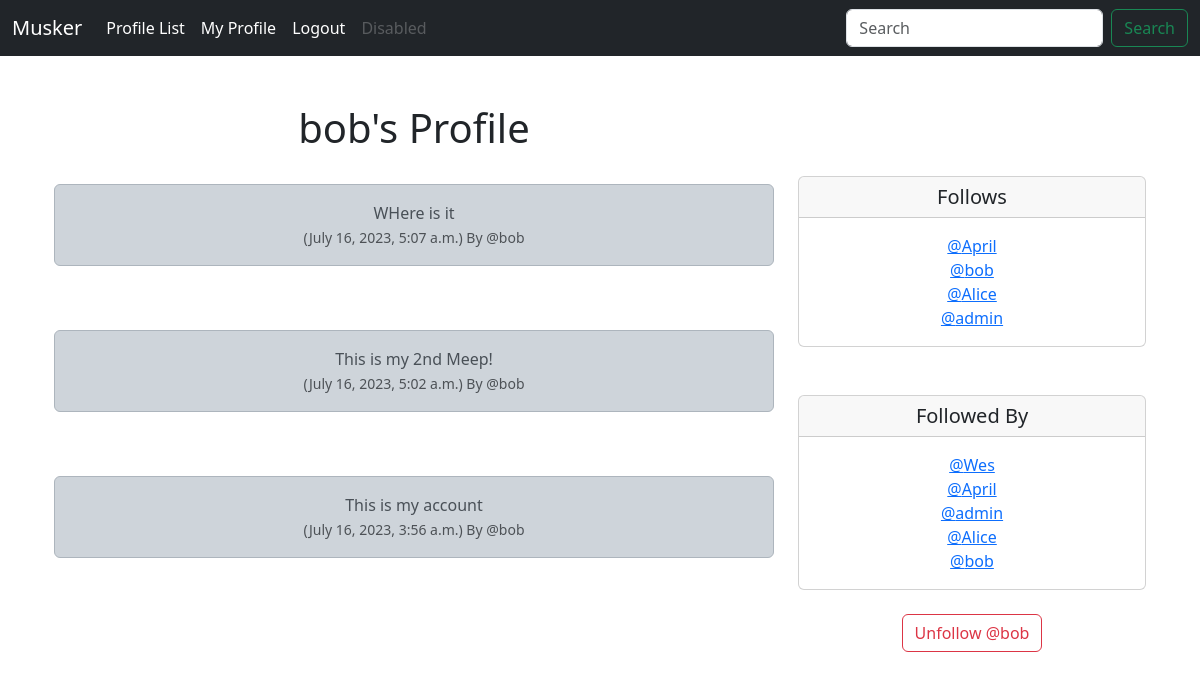
The page /profile/1 (signed in) on the database as committed earlier.
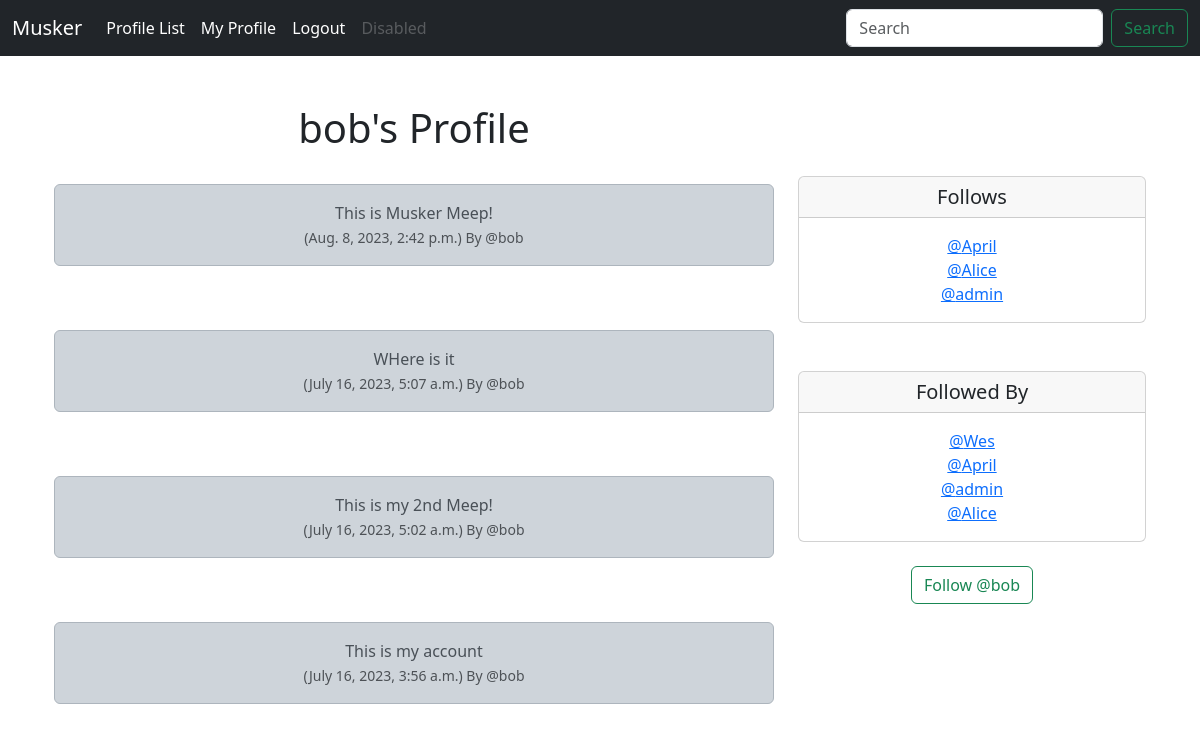
The same page on the database as committed later.
### musker/models.py (models this page shows, shortened)
class Meep(models.Model):
    user = models.ForeignKey(
        User, related_name="meeps",
        on_delete=models.DO_NOTHING
        )
    body = models.CharField(max_length=200)
    created_at = models.DateTimeField(auto_now_add=True)

class Profile(models.Model):
    user = models.OneToOneField(User, on_delete=models.CASCADE)
    follows = models.ManyToManyField("self",
                                     related_name="followed_by",
                                     symmetrical=False,
                                     blank=True)
    date_modified = models.DateTimeField(User, auto_now=True)
    def __str__(self):
        return self.user.username

### musker/views.py (the view, shortened to what this page needs)
# urls.py: path('profile/<int:pk>', views.profile, name='profile'),
def profile(request, pk):
    if request.user.is_authenticated:
        profile = Profile.objects.get(user_id=pk)
        meeps = Meep.objects.filter(user_id=pk).order_by("-created_at")
        return render(request, "profile.html", {"profile": profile, "meeps": meeps})
    else:
        messages.success(request, ("You Must Be Logged In To View This Page..."))
        return redirect('home')

### musker/templates/profile.html (shortened to what this page needs)
{% extends 'base.html' %}
{% block content %}
{% if profile %}
    <div class="container text-center">
        <div class="row">
            <div class="col-8">
                <h1>{{ profile.user.username }}'s Profile</h1>
                <br/>
                {% if meeps %}
                    {% for meep in meeps %}
                        <div class="alert alert-dark" role="alert">
                          {{ meep.body }}<br/>
                            <small class="text-muted">
                                ({{ meep.created_at }}) By
                                @{{ meep.user.username }}
                            </small>
                        </div><br/><br/>
                    {% endfor %}
                {% endif %}
            </div>
            <div class="col-4">
                <br/><br/><br/>
                <div class="card">
                  <h5 class="card-header">Follows</h5>
                  <div class="card-body">
                    <p class="card-text">
                        {% for following in profile.follows.all %}
                            <a href="{% url 'profile' following.user.id %}">
                            @{{ following }}</a><br/>
                        {% endfor %}
                    </p>
                  </div>
                </div>
                <br/><br/>
                <div class="card">
                  <h5 class="card-header">Followed By</h5>
                  <div class="card-body">
                    <p class="card-text">
                        {% for following in profile.followed_by.all %}
                            <a href="{% url 'profile' following.user.id %}">@{{ following }}</a><br/>
                        {% endfor %}
                    </p>
                  </div>
                </div>
                <br/>
                <form method="POST">
                    {% if profile in user.profile.follows.all %}
                        <button class="btn btn-outline-danger" name="follow" value="unfollow" type="submit">
                            Unfollow @{{ profile.user.username }}
                        </button>
                    {% else %}
                        <button class="btn btn-outline-success" name="follow" value="follow" type="submit">
                            Follow @{{ profile.user.username }}
                        </button>
                    {% endif %}
                </form>
            </div>
        </div>
    </div>
{% endif %}
{% endblock %}

Rows that differ between the two databases and show on the page:
no longer on one of the page's lists (row edited): Profile: user.username "bob"
added Meep: body "This is Musker Meep!", created_at "Aug. 8, 2023, 2:42 p.m.", user.username "bob"
Other text that changed with them:
text no longer shown: "Unfollow @"
text now shown: "Follow @"
